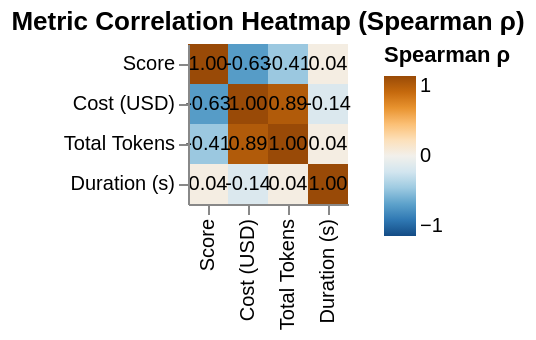

Vega-Lite specification for this chart:
### Vega-Lite specification from a JSON file in a GitHub repository (floating-point values rounded to 4 significant figures)
{"config": {"view": {"continuousWidth": 300, "continuousHeight": 300, "strokeWidth": 0}}, "layer": [{"mark": {"type": "rect"}, "encoding": {"color": {"field": "rho", "scale": {"domain": [-1, 1], "scheme": "blueorange"}, "title": "Spearman ρ", "type": "quantitative"}, "tooltip": [{"field": "metric1", "title": "Metric 1", "type": "ordinal"}, {"field": "metric2", "title": "Metric 2", "type": "ordinal"}, {"field": "rho", "format": ".3f", "title": "Spearman ρ", "type": "quantitative"}, {"field": "p_value", "format": ".4f", "title": "p-value", "type": "quantitative"}], "x": {"field": "metric1", "sort": ["Score", "Cost (USD)", "Total Tokens", "Duration (s)"], "title": "", "type": "ordinal"}, "y": {"field": "metric2", "sort": ["Score", "Cost (USD)", "Total Tokens", "Duration (s)"], "title": "", "type": "ordinal"}}}, {"mark": {"type": "text", "baseline": "middle", "fontSize": 10}, "encoding": {"color": {"value": "black"}, "text": {"field": "label", "type": "nominal"}, "x": {"field": "metric1", "sort": ["Score", "Cost (USD)", "Total Tokens", "Duration (s)"], "type": "ordinal"}, "y": {"field": "metric2", "sort": ["Score", "Cost (USD)", "Total Tokens", "Duration (s)"], "type": "ordinal"}}}], "data": {"name": "data-db989a47d715aaa56723cf248158fb98"}, "title": "Metric Correlation Heatmap (Spearman ρ)", "$schema": "https://vega.github.io/schema/vega-lite/v6.1.0.json", "datasets": {"data-db989a47d715aaa56723cf248158fb98": [{"agent_model": "Sonnet 4.5", "metric1": "Score", "metric2": "Score", "rho": 1.0, "p_value": 0.0, "label": "1.00", "p_value_corrected": 0.0, "significant": true}, {"agent_model": "Sonnet 4.5", "metric1": "Score", "metric2": "Cost (USD)", "rho": -0.6301, "p_value": 0.1294, "label": "-0.63", "p_value_corrected": 1.0, "significant": false}, {"agent_model": "Sonnet 4.5", "metric1": "Score", "metric2": "Total Tokens", "rho": -0.4077, "p_value": 0.3639, "label": "-0.41", "p_value_corrected": 1.0, "significant": false}, {"agent_model": "Sonnet 4.5", "metric1": "Score", "metric2": "Duration (s)", "rho": 0.03706, "p_value": 0.9371, "label": "0.04", "p_value_corrected": 1.0, "significant": false}, {"agent_model": "Sonnet 4.5", "metric1": "Cost (USD)", "metric2": "Score", "rho": -0.6301, "p_value": 0.1294, "label": "-0.63", "p_value_corrected": 1.0, "significant": false}, {"agent_model": "Sonnet 4.5", "metric1": "Cost (USD)", "metric2": "Cost (USD)", "rho": 1.0, "p_value": 0.0, "label": "1.00", "p_value_corrected": 0.0, "significant": true}, {"agent_model": "Sonnet 4.5", "metric1": "Cost (USD)", "metric2": "Total Tokens", "rho": 0.8929, "p_value": 0.006807, "label": "0.89", "p_value_corrected": 0.08169, "significant": false}, {"agent_model": "Sonnet 4.5", "metric1": "Cost (USD)", "metric2": "Duration (s)", "rho": -0.1429, "p_value": 0.7599, "label": "-0.14", "p_value_corrected": 1.0, "significant": false}, {"agent_model": "Sonnet 4.5", "metric1": "Total Tokens", "metric2": "Score", "rho": -0.4077, "p_value": 0.3639, "label": "-0.41", "p_value_corrected": 1.0, "significant": false}, {"agent_model": "Sonnet 4.5", "metric1": "Total Tokens", "metric2": "Cost (USD)", "rho": 0.8929, "p_value": 0.006807, "label": "0.89", "p_value_corrected": 0.08169, "significant": false}, {"agent_model": "Sonnet 4.5", "metric1": "Total Tokens", "metric2": "Total Tokens", "rho": 1.0, "p_value": 0.0, "label": "1.00", "p_value_corrected": 0.0, "significant": true}, {"agent_model": "Sonnet 4.5", "metric1": "Total Tokens", "metric2": "Duration (s)", "rho": 0.03571, "p_value": 0.9394, "label": "0.04", "p_value_corrected": 1.0, "significant": false}, {"agent_model": "Sonnet 4.5", "metric1": "Duration (s)", "metric2": "Score", "rho": 0.03706, "p_value": 0.9371, "label": "0.04", "p_value_corrected": 1.0, "significant": false}, {"agent_model": "Sonnet 4.5", "metric1": "Duration (s)", "metric2": "Cost (USD)", "rho": -0.1429, "p_value": 0.7599, "label": "-0.14", "p_value_corrected": 1.0, "significant": false}, {"agent_model": "Sonnet 4.5", "metric1": "Duration (s)", "metric2": "Total Tokens", "rho": 0.03571, "p_value": 0.9394, "label": "0.04", "p_value_corrected": 1.0, "significant": false}, {"agent_model": "Sonnet 4.5", "metric1": "Duration (s)", "metric2": "Duration (s)", "rho": 1.0, "p_value": 0.0, "label": "1.00", "p_value_corrected": 0.0, "significant": true}]}}
